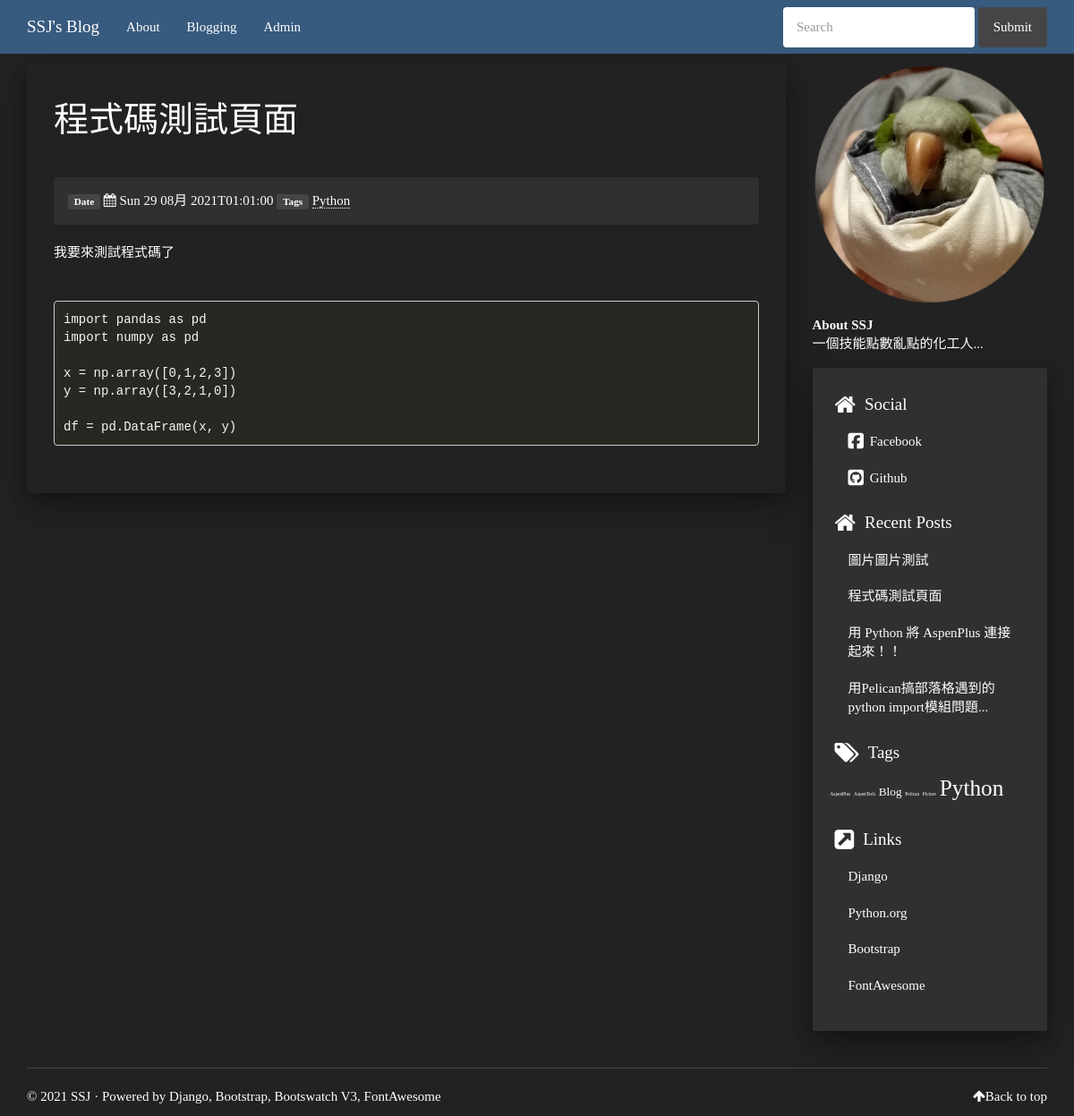
/article/code_test, run on an earlier commit of the app's database.
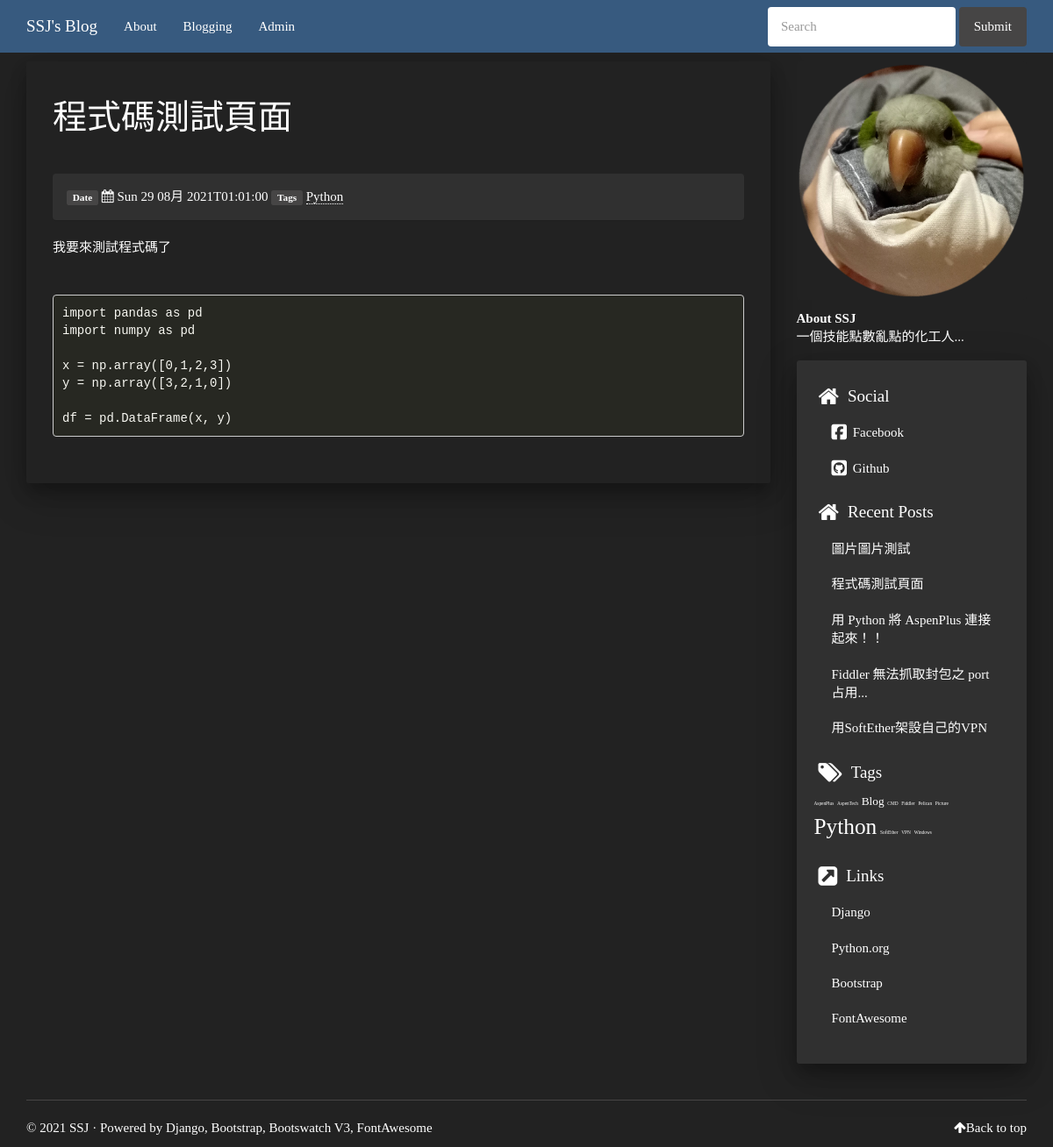
And on a later commit of the database.
### mysite/models.py (models this page shows, shortened)
class Articles(models.Model):
    title = models.CharField(max_length=200)
    slug = models.CharField(unique=True, max_length=200)
    abstract = models.CharField(max_length=200)
    pub_date = models.DateTimeField(default=timezone.now)
    tags = models.ManyToManyField(Tags)
    visible = models.BooleanField(default=False)
    series = models.ForeignKey(Series, on_delete=models.CASCADE, null=True, blank=True)
    body = RichTextField()
    class Meta:
        ordering = ('pub_date',)

class Tags(models.Model):
    name = models.CharField(unique=True, max_length=100)
    class Meta:
        ordering = ('name',)

### mysite/views.py (the view)
# urls.py: path('article/<slug:slug>', views.article_page, name='article-url'),
def article_page(request, slug):
    recent_articles = recent_posts()
    tags_classified = tags_cloud()
    try:
        article = models.Articles.objects.get(slug=slug)
        article = {
            'title': article.title,
            'abstract': article.abstract,
            'slug': article.slug,
            'isotime': timezone.make_naive(article.pub_date).isoformat(),
            'time': timezone.make_naive(article.pub_date).strftime("%a %d %m月 %YT%H:%M:%S"),
            'tags': article.tags.all(),
            'visible': article.visible,
            'series': article.series,
            'body': article.body
        }
    except:
        pass    # 應該要顯示文章不存在的畫面
    return render(request, 'article.html', locals())

### mysite/views.py (called while the page is built)
def recent_posts(number=5):
    recent_articles = models.Articles.objects.filter(visible=True).order_by('-pub_date')[0:number]
    return recent_articles

### templates/article.html (shortened to what this page needs)
{% extends 'base.html' %}
{% block content %}
    {% load static %}
    <link href="{% static "ckeditor/ckeditor/plugins/codesnippet/lib/highlight/styles/monokai.css" %}" rel="stylesheet">
    <article id="article-page">
        <header class="page-header">
            <h1>
                <a href="{% url 'article-url' article.slug %}" rel="bookmark"
                   title="Permalink to {{ article.title }}">
                    {{ article.title }}
                </a>
            </h1>
        </header>
        <div class="entry-content">
            <div class="panel">
                <div class="panel-body">
                    <footer class="post-info">
                        <span class="label label-default">Date</span>
                        <span class="published">
                            <i class="fa fa-calendar"></i>
                            {% load tz %}
                            <time datetime="{{ article.isotime }}">{{ article.time }}</time>
                        </span>
                        <span class="label label-default">Tags</span>
                        {% for tag in article.tags %}
                            {% if forloop.last %}
                                <a href="/">{{ tag.name }}</a>
                            {% else %}
                                <a href="/">{{ tag.name }}</a>
                                /
                            {% endif %}
                        {% endfor %}
                    </footer>
                </div>
            </div>
        </div>
        {{ article.body|safe }}
    </article>
{% endblock %}

### templates/base.html (shortened to what this page needs)
<!DOCTYPE html>
<html lang="en">
{% load static %}
<head>
    <link rel="stylesheet" href="{% static "css/bootstrap.darkly.min.css" %}" type="text/css"/>
    <link href="{% static "css/font-awesome.min.css" %}" rel="stylesheet">
    <link href="{% static "css/pygments/monokai.css" %}" rel="stylesheet">
    <link rel="stylesheet" href="{% static "css/style.css" %}" type="text/css"/>
    <link href="{% static "css/custom.css" %}" rel="stylesheet">
</head>
<body>
<div class="navbar navbar-default navbar-fixed-top" role="navigation">
    {% include "navbar.html" %}
</div>
<div class="container">
    <div class="row">
        <div class="col-sm-9">
            {% block content %}{% endblock %}
        </div>
        <div class="col-sm-3" id="sidebar">
            {% include "sidebar.html" %}
        </div>
    </div>
</div>
<footer>
{% include 'footer.html' %}
</footer>
</body>
</html>

### templates/navbar.html (shortened to what this page needs)
<div class="container">
    <div class="navbar-header">
        <a href="/" class="navbar-brand">SSJ's Blog</a>
    </div>
    <div class="collapse navbar-collapse navbar-ex1-collapse">
        <ul class="nav navbar-nav">
            <li><a href="/about">About</a></li>
            <li ><a href="/">Blogging</a></li>
            <li ><a href="/admin">Admin</a></li>
        </ul>
        <ul class="nav navbar-nav navbar-right">
          <li>
              <span>
                  <form class="navbar-form navbar-left" role="search">
                    <div class="form-group">
                      <input type="text" class="form-control" placeholder="Search">
                    </div>
                    <button type="submit" class="btn btn-default">Submit</button>
                  </form>
              </span>
          </li>
        </ul>
    </div>
</div>

### templates/sidebar.html
{% load static %}
<aside>
    <div id="aboutme">
        <p>
            <img width="100%" class="img-thumbnail" src="{% static "img\avatar.png" %}"/>
        </p>
        <p>
            <strong>About SSJ</strong><br/>
            一個技能點數亂點的化工人...
        </p>
    </div>
    <section class="well well-sm">
        <ul class="list-group list-group-flush">
            <li class="list-group-item">
                <h4><i class="fa fa-home fa-lg"></i><span class="icon-label">Social</span></h4>
                <ul class="list-group" id="social">
                    <li class="list-group-item"><a href="https://www.facebook.com/profile.php?id=100002730226702"><i class="fa fa-facebook-square fa-lg"></i> Facebook</a></li>
                    <li class="list-group-item"><a href="https://github.com/Shen-SJ"><i class="fa fa-github-square fa-lg"></i> Github</a></li>
                </ul>
            </li>
            <li class="list-group-item">
                <h4><i class="fa fa-home fa-lg"></i><span class="icon-label">Recent Posts</span></h4>
                <ul class="list-group" id="recentposts">
                    {% for post in recent_articles %}
                        <li class="list-group-item"><a href="{% url 'article-url' post.slug %}">{{ post.title }}</a></li>
                    {% endfor %}
                </ul>
            </li>
            <li class="list-group-item">
                <a href="https://shen-sj.github.io/"><h4><i class="fa fa-tags fa-lg"></i><span class="icon-label">Tags</span></h4></a>
                <ul class="list-group list-inline tagcloud" id="tags">
                    {% for tag_name, tag_class in tags_classified.items %}
                        <li class="list-group-item tag-{{ tag_class }}"><a href="/">{{ tag_name }}</a></li>
                    {% endfor %}
                </ul>
            </li>
            <li class="list-group-item">
                <h4><i class="fa fa-external-link-square fa-lg"></i><span class="icon-label">Links</span></h4>
                <ul class="list-group" id="links">
                    <li class="list-group-item"><a href="https://www.djangoproject.com/" target="_blank">Django</a></li>
                    <li class="list-group-item"><a href="http://python.org/" target="_blank">Python.org</a></li>
                    <li class="list-group-item"><a href="http://getbootstrap.com" target="_blank">Bootstrap</a></li>
                    <li class="list-group-item"><a href="https://fontawesome.com/" target="_blank">FontAwesome</a></li>
                </ul>
            </li>
        </ul>
    </section>
</aside>

### templates/footer.html
<div class="container">
  <hr>
  <div class="row">
     <div class="col-xs-10">
         &copy; 2021 SSJ &middot; Powered by
         <a href="https://www.djangoproject.com/" target="_blank">Django</a>,
         <a href="http://getbootstrap.com" target="_blank">Bootstrap</a>,
         <a href="https://bootswatch.com/3/" target="_blank">Bootswatch V3</a>,
         <a href="https://fontawesome.com/" target="_blank">FontAwesome</a>
     </div>
     <div class="col-xs-2">
         <p class="pull-right"><i class="fa fa-arrow-up"></i><a href="#">Back to top</a></p>
     </div>
  </div>
</div>

### static/css/style.css (style rules this page uses)
body { padding-top: 70px; }
#sidebar .list-group, #sidebar .list-group-item { background-color: transparent; }
.list-group-item > .list-group { margin-bottom: 0px; }
.list-group-item .list-group-item:last-child { padding-bottom: 0px; }
.list-group-item { border: none; }
.tag-0 { font-size: 19pt; }
.tag-3 { font-size: 10pt; }
.tag-6 { font-size: 4pt; }
#aboutme { padding-top: 0px; padding-bottom: 5px; -ms-word-break: normal; word-break: normal; }
#sidebar { padding-top: 0px; -ms-word-break: break-all; word-break: break-all; word-break: break-word; -webkit-hyphens: auto; -moz-hyphens: auto; -ms-hyphens: auto; hyphens: auto; }
#sidebar a { color: inherit; }
.icon-label { margin-left: 10px; }
#sidebar #social i { margin-right: 3px; }
a, a:hover { color: inherit; }
.entry-content a { text-decoration: none; border-bottom: 1px dotted; }
.tagcloud li { padding: 0px; }

### static/css/custom.css (style rules this page uses)
* { font-family: 'Noto Sans TC'; }
h1, h2, h3, h4, h5, h6, .h1, .h2, .h3, .h4, .h5, .h6 { font-family: 'Noto Sans TC'; }
article { box-shadow: rgba(0, 0, 0, 0.25) 0px 14px 45px, rgba(0, 0, 0, 0.22) 0px 10px 18px; border-radius: 2px; padding-right: 30px; padding-left: 30px; padding-top: 1px; padding-bottom: 10px; }
#article-page > pre { background: #272822; color: #f8f8f2; }
.img-thumbnail { border: 0px solid #464545; }
div aside .well { box-shadow: rgba(0, 0, 0, 0.25) 0px 14px 45px, rgba(0, 0, 0, 0.22) 0px 10px 18px; }

What changed in the data, as far as the page shows it:
no longer on this page (row unchanged): Articles: title "用Pelican搞部落格遇到的python import模組問題..."
added Articles: title "Fiddler 無法抓取封包之 port 占用..."
added Articles: title "用SoftEther架設自己的VPN"
added Tags: tags_classified "CMD"
added Tags: tags_classified "Fiddler"
added Tags: tags_classified "SoftEther"
added Tags: tags_classified "VPN"
added Tags: tags_classified "Windows"
